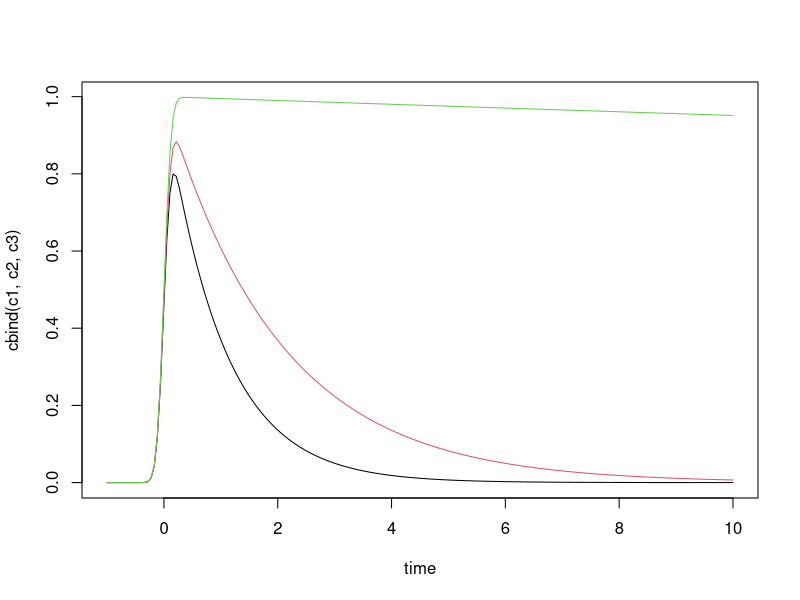
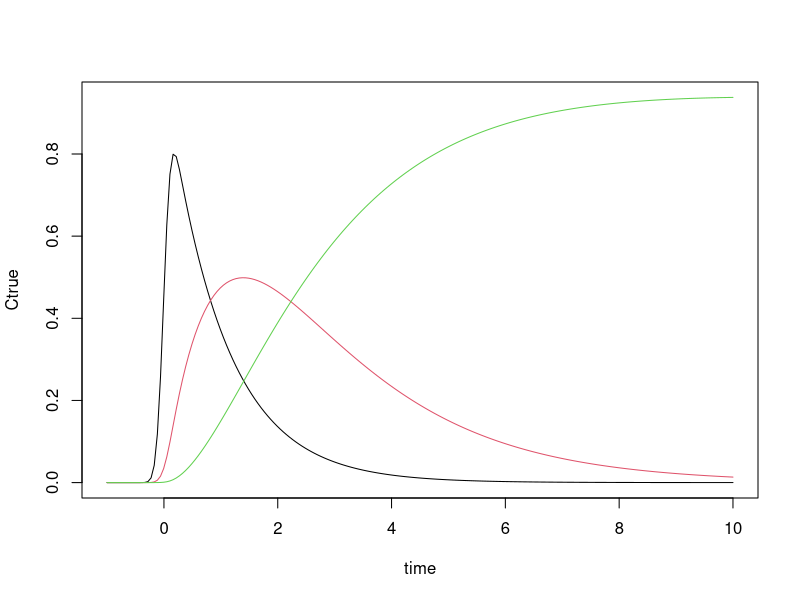

These figures' R source, in order:
require("VGAM",quietly=TRUE)      #erf

expirf = function (x,tau,mu,del) {
  0.5 * exp(-tau*x) * exp( tau*(mu+0.5*tau*del^2) ) *
    ( 1 + VGAM::erf( (x -(mu+tau*del^2)) / (sqrt(2)*del) ) )
}

time = seq(-1 , 10, length.out = 200)
wavl = seq(300,600, length.out = 200)

Ntrue = 3

Strue = matrix(NA,ncol=3,nrow=length(wavl)) 
for (i in 1:Ntrue) {
  Strue[,i] = i^0.5*dnorm(wavl,mean=300+80*i,sd=100)
}

k1 = 1.0; k2 = 0.5
Ctrue = matrix(NA,ncol=3,nrow=length(time)) 

# Introduce IRF
kInf=min(c(k1,k2))/100
c1=expirf(time,k1  ,0.,0.1)
c2=expirf(time,k2  ,0.,0.1)
c3=expirf(time,kInf,0.,0.1)

Ctrue[,1] = c1
Ctrue[,2] = (c2-c1)/(k1-k2)
Ctrue[,3] = c3 - Ctrue[,1] - Ctrue[,2]

matplot(time,cbind(c1,c2,c3),type='l',lty=1)
matplot(time,Ctrue,type='l',lty=1)

Dtrue = Ctrue %*% t(Strue)
sig = 0.03*max(Dtrue)
Utrue = matrix(rnorm(prod(dim(Dtrue)),mean=0,sd=sig),
               ncol=ncol(Dtrue),nrow=nrow(Dtrue))

data = Dtrue + Utrue

write.table(t(data),file='data_ABC_IRF.csv',
            col.names = time, row.names=wavl, 
            quote=FALSE, sep=',')
